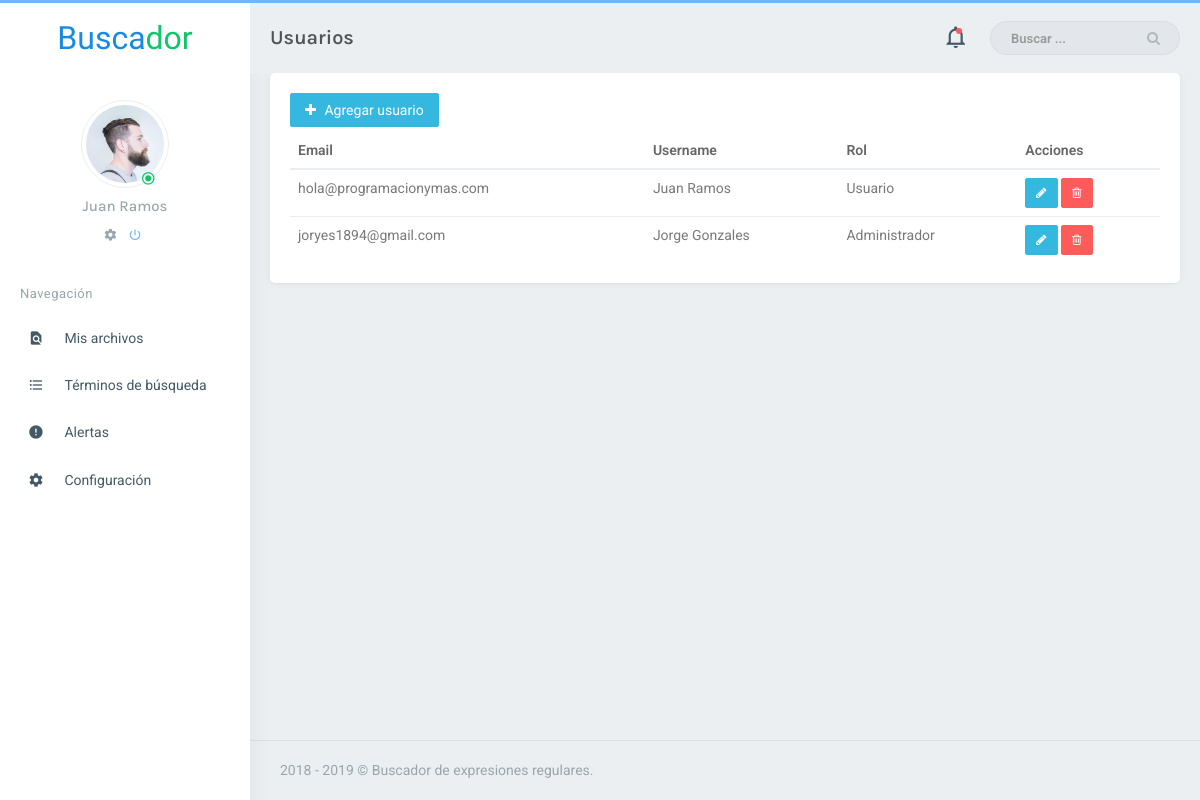
The app's page /vistas/usuarios.php (signed in), older data.
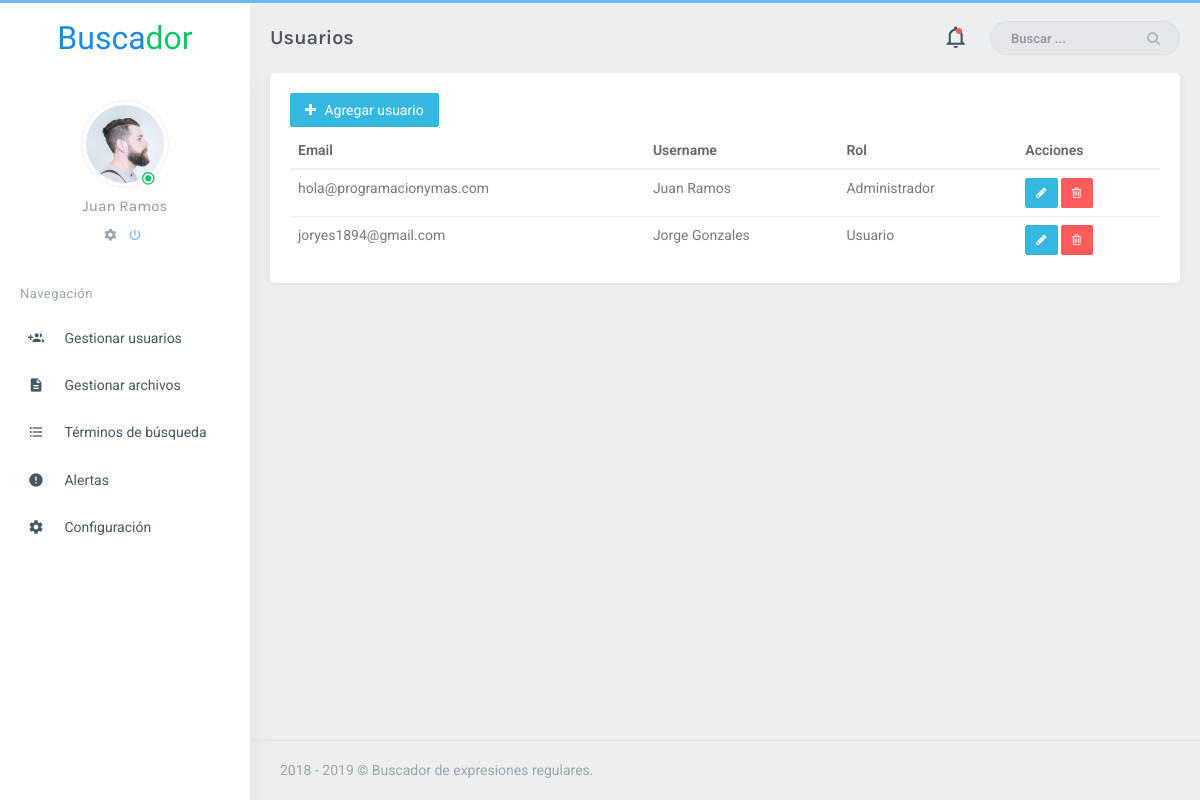
The same page, newer data.
### tables this page shows
CREATE TABLE `usuario` (
  `id` int(11) NOT NULL,
  `email` varchar(100) DEFAULT NULL UNIQUE,
  `username` varchar(50) DEFAULT NULL UNIQUE,
  `password` varchar(200) DEFAULT NULL,
  `rol` int(11) NOT NULL,
  `activo` tinyint(1) NOT NULL DEFAULT '1'
);

### controladores/UsuarioController.php (called while the page is built, shortened)
<?php
	class UsuarioController extends Conexion {
		function listaUsuarios(){
			$conn = $this->conectar();
			$sql = $conn->prepare('SELECT id, email, username, rol, activo FROM usuario');
			$sql->execute();
			$users = $sql->fetchAll();
			return $users;
		}
	}

### rutas/listaUsuarios.php (called while the page is built)
<?php
include '../controladores/UsuarioController.php';
$controller = new UsuarioController();
$usuarios = $controller->listaUsuarios();

### vistas/usuarios.php (the view, shortened to what this page needs)
<!DOCTYPE html>
<html>
    <?php include 'layouts/panel/head.php'; ?>
    <body class="fixed-left">
        <div id="wrapper">
            <?php
                $pageTitle = 'Usuarios';
                include 'layouts/panel/topbar.php'
            ?>
            <?php include 'layouts/panel/left-sidebar.php' ?>
            <?php include '../rutas/listaUsuarios.php'; ?>
            <div class="content-page">
                <div class="content">
                    <div class="container">
                        <div class="card-box">
                            <button id="btn-create" class="btn btn-info waves-effect waves-light m-b-5"> <i class="fa fa-plus m-r-5"></i> <span>Agregar usuario</span> </button>
                            <table class="table table table-hover m-0">
                                <thead>
                                    <tr>
                                        <th>Email</th>
                                        <th>Username</th>
                                        <th>Rol</th>
                                        <th>Acciones</th>
                                    </tr>
                                </thead>
                                <tbody>
                                <?php
                                    foreach ($usuarios as $usuario) {
                                ?>
                                    <tr>
                                        <td><?php echo $usuario["email"] ?></td>
                                        <td><?php echo $usuario["username"] ?></td>
                                        <?php
                                        if ($usuario['rol'] == 1) {
                                        ?>
                                            <td>Usuario</td>
                                        <?php
                                        } else {
                                        ?>
                                            <td>Administrador</td>
                                        <?php
                                        }
                                        ?>
                                        <td>
                                            <button class="btn btn-sm btn-info"
                                                data-email="<?= $usuario["email"] ?>"
                                                data-username="<?= $usuario["username"] ?>"
                                                data-edit="<?= $usuario["id"] ?>">
                                                <i class="fa fa-pencil"></i>
                                            </button>
                                            <button class="btn btn-sm btn-danger"
                                                data-username="<?= $usuario["username"] ?>"
                                                data-delete="<?= $usuario["id"] ?>">
                                                <i class="fa fa-trash-o"></i>
                                            </button>
                                        </td>
                                    </tr>
                                <?php
                                    }
                                ?>
                                </tbody>
                            </table>
                		</div>
                    </div>
                </div>
                <?php include 'footer.php'; ?>
            </div>
        </div>
    </body>
</html>

### vistas/layouts/panel/head.php (shortened to what this page needs)
<head>
	<link rel="stylesheet" href="../assets/plugins/morris/morris.css">
    <link href="../assets/plugins/multiselect/css/multi-select.css" rel="stylesheet" />
    <link href="../assets/css/bootstrap.min.css" rel="stylesheet" />
    <link href="../assets/css/core.css" rel="stylesheet" />
    <link href="../assets/css/components.css" rel="stylesheet" />
    <link href="../assets/css/icons.css" rel="stylesheet" />
    <link href="../assets/css/pages.css" rel="stylesheet" />
    <link href="../assets/css/menu.css" rel="stylesheet" />
    <link href="../assets/css/responsive.css" rel="stylesheet" />
</head>

### vistas/layouts/panel/topbar.php (shortened to what this page needs)
<div class="topbar">
    <div class="topbar-left">
        <a href="#" class="logo">
            <span>
                Busca<span>dor</span>
            </span>
        </a>
    </div>
    <div class="navbar navbar-default" role="navigation">
        <div class="container">
            <ul class="nav navbar-nav navbar-left">
                <li>
                    <h4 class="page-title"><?= $pageTitle ?></h4>
                </li>
            </ul>
            <ul class="nav navbar-nav navbar-right">
                <li>
                    <div class="notification-box">
                        <ul class="list-inline m-b-0">
                            <li>
                                <a href="javascript:void(0);" class="right-bar-toggle">
                                    <i class="zmdi zmdi-notifications-none"></i>
                                </a>
                                <div class="noti-dot">
                                    <span class="pulse"></span>
                                </div>
                            </li>
                        </ul>
                    </div>
                </li>
                <li class="hidden-xs">
                    <form role="search" class="app-search">
                        <input type="text" placeholder="Buscar ..." class="form-control">
                        <a href="">
                            <i class="fa fa-search"></i>
                        </a>
                    </form>
                </li>
            </ul>
        </div>
    </div>
</div>

### vistas/layouts/panel/left-sidebar.php
<div class="left side-menu">
    <div class="sidebar-inner slimscrollleft">
        <div class="user-box">
            <div class="user-img">
                <img src="../assets/images/users/avatar-1.jpg" class="img-circle img-thumbnail img-responsive">
                <div class="user-status online">
                    <i class="zmdi zmdi-dot-circle"></i>
                </div>
            </div>
            <h5>
                <a href="#"><?= $_SESSION['username'] ?></a>
            </h5>
            <ul class="list-inline">
                <li>
                    <a href="configuracion.php">
                        <i class="zmdi zmdi-settings"></i>
                    </a>
                </li>
                <li>
                    <a href="../rutas/logout.php" class="text-custom">
                        <i class="zmdi zmdi-power"></i>
                    </a>
                </li>
            </ul>
        </div>
        <?php include 'layouts/panel/menu-items.php'; ?>
    </div>
</div>

### vistas/layouts/panel/menu-items.php (shortened to what this page needs)
<div id="sidebar-menu">
    <ul>
    	<li class="text-muted menu-title">Navegación</li>
        <?php if ($_SESSION['rol']==2) { ?>
        <li>
            <a href="usuarios.php" class="waves-effect">
                <i class="zmdi zmdi-accounts-add"></i>
                <span>Gestionar usuarios</span>
            </a>
        </li>
        <li>
            <a href="archivos.php" class="waves-effect">
                <i class="zmdi zmdi-file-text"></i>
                <span>Gestionar archivos</span>
            </a>
        </li>
        <?php } elseif ($_SESSION['rol']==1) { ?>
        <li>
            <a href="buscador.php" class="waves-effect">
                <i class="zmdi zmdi-search-in-file"></i>
                <span>Mis archivos</span>
            </a>
        </li>
        <?php } ?>
        <li>
            <a href="terminos.php" class="waves-effect">
                <i class="zmdi zmdi-format-list-bulleted"></i>
                <span>Términos de búsqueda</span>
            </a>
        </li>
        <li>
            <a href="#" class="waves-effect">
                <i class="zmdi zmdi-alert-circle"></i>
                <span>Alertas</span>
            </a>
        </li>
        <li>
            <a href="configuracion.php" class="waves-effect">
                <i class="zmdi zmdi-settings"></i>
                <span>Configuración</span>
            </a>
        </li>
    </ul>
</div>

### vistas/footer.php
<footer class="footer text-right">
    2018 - 2019 © Buscador de expresiones regulares.
</footer>

### assets/css/core.css (style rules this page uses)
body { background: #ebeff2; font-family: 'Roboto', sans-serif; margin: 0; padding-bottom: 60px; overflow-x: hidden; color: #797979; }
html { position: relative; min-height: 100%; background: #ebeff2; }
h1, h2, h3, h4, h5, h6 { color: #505458; font-family: 'Karla', sans-serif; margin: 10px 0; }
h4 { line-height: 22px; }
h5 { font-size: 15px; }
* { outline: none !important; }
.container { width: auto; }
.footer { border-top: 1px solid rgba(152, 166, 173, 0.2); bottom: 0px; color: #98a6ad; text-align: left !important; padding: 19px 30px 20px; position: absolute; right: 0px; left: 250px; }
#wrapper { height: 100%; overflow: hidden; width: 100%; }
.page-title { font-size: 20px; font-weight: 600; margin-bottom: 0px; margin-top: 0px; line-height: 70px; }
.m-0 { margin: 0px !important; }
.m-r-5 { margin-right: 5px !important; }
.m-b-0 { margin-bottom: 0px !important; }
.m-b-5 { margin-bottom: 5px !important; }
.card-box { padding: 20px; box-shadow: 0 0px 8px 0 rgba(0, 0, 0, 0.06), 0 1px 0px 0 rgba(0, 0, 0, 0.02); -webkit-border-radius: 5px; border-radius: 5px; -moz-border-radius: 5px; background-clip: padding-box; margin-bottom: 20px; background-color: #ffffff; }
.img-thumbnail { border: 1px solid #EBEFF2; }
.text-custom { color: #71b6f9 !important; }
.text-muted { color: #98a6ad !important; }
.form-control { background-color: #FFFFFF; border: 1px solid #E3E3E3; border-radius: 4px; color: #565656; padding: 7px 12px; height: 38px; max-width: 100%; -webkit-box-shadow: none; box-shadow: none; -webkit-transition: all 300ms linear; -moz-transition: all 300ms linear; -o-transition: all 300ms linear; -ms-transition: all 300ms linear; transition: all 300ms linear; }
.waves-effect { position: relative; cursor: pointer; display: inline-block; overflow: hidden; -webkit-user-select: none; -moz-user-select: none; -ms-user-select: none; user-select: none; -webkit-tap-highlight-color: transparent; vertical-align: middle; z-index: 1; will-change: opacity, transform; -webkit-transition: all 0.3s ease-out; -moz-transition: all 0.3s ease-out; -o-transition: all 0.3s ease-out; -ms-transition: all 0.3s ease-out; transition: all 0.3s ease-out; }

### assets/css/components.css (style rules this page uses)
.btn { border-radius: 2px; padding: 6px 14px; }
.btn-group-sm > .btn, .btn-sm { padding: 5px 10px !important; }
.btn-custom, .btn-primary, .btn-success, .btn-info, .btn-warning, .btn-danger, .btn-inverse, .btn-purple, .btn-pink { color: #ffffff !important; }
.btn-info { background-color: #35b8e0 !important; border: 1px solid #35b8e0 !important; }
.btn-danger { background-color: #ff5b5b !important; border: 1px solid #ff5b5b !important; }
.table { margin-bottom: 10px; }
.table > thead > tr > th, .table > tbody > tr > th, .table > tfoot > tr > th, .table > thead > tr > td, .table > tbody > tr > td, .table > tfoot > tr > td, .table > thead > tr > th, .table-bordered { border-top: 1px solid #ebeff2; }
.table > thead > tr > th { vertical-align: bottom; border-bottom: 2px solid #ebeff2; }
tbody { color: #797979; }
th { color: #666666; font-weight: 600; }

Row changes from the older to the newer data that the page shows:
changed usuario "hola@programacionymas.com": rol "Usuario" → "Administrador"
changed usuario "joryes1894@gmail.com": rol "Administrador" → "Usuario"
Text that changed along with them:
text no longer shown: "Mis archivos"
text now shown: "Gestionar usuarios Gestionar archivos"
